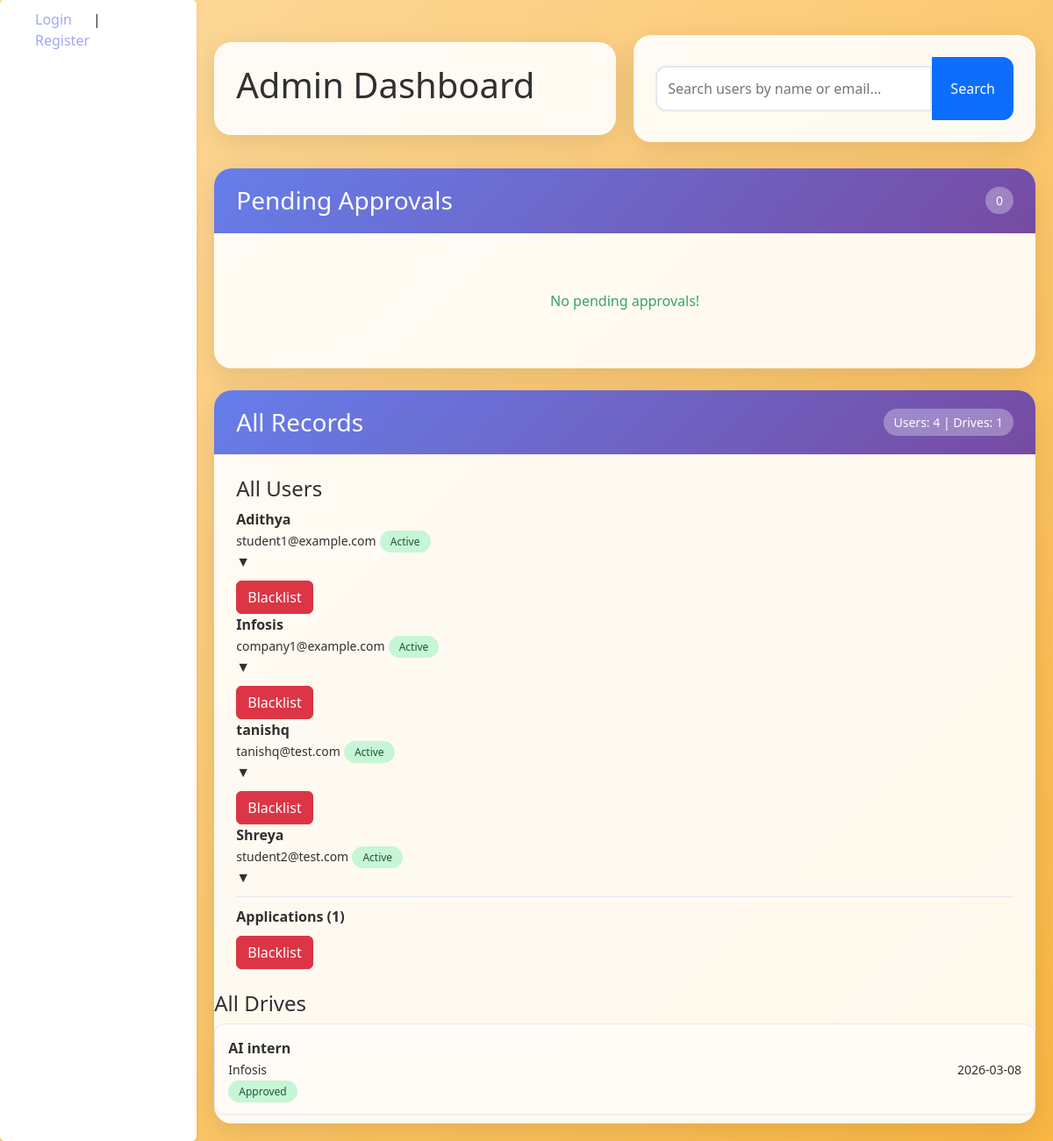
The app's page /admin/dashboard (signed in), older data.
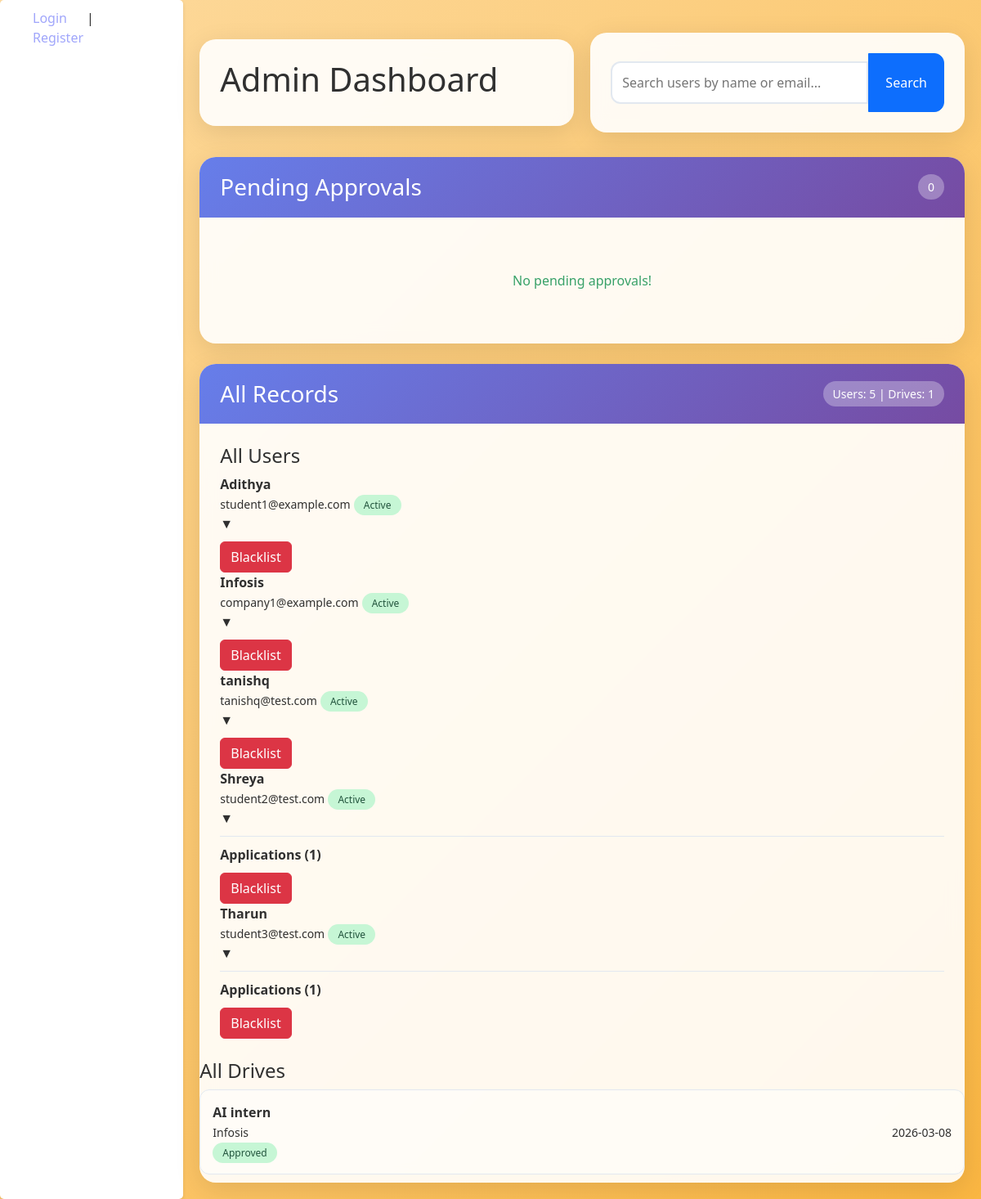
The same page, newer data.
### app.py (models this page shows)
class User(db.Model, UserMixin):
    id = db.Column(db.Integer, primary_key=True)
    email = db.Column(db.String(120), unique=True, nullable=False)
    password = db.Column(db.String(255), nullable=False)
    role = db.Column(db.String(50), nullable=False)
    name = db.Column(db.String(100), nullable=False)
    is_approved = db.Column(db.Boolean, default=False)
    is_active = db.Column(db.Boolean, default=True)

class placementDrive(db.Model):
    __tablename__ = 'placementDrive'
    id = db.Column(db.Integer, primary_key=True)
    company_name = db.Column(db.String(100), nullable=False)
    job_role = db.Column(db.String(100), nullable=False)
    description = db.Column(db.Text, nullable=False)
    eligibility_criteria = db.Column(db.Text, nullable=False)
    application_deadline = db.Column(db.DateTime, nullable=False)
    status = db.Column(db.String(50), default='Pending')
    company_id = db.Column(db.Integer, db.ForeignKey('user.id'), nullable=False)

### app.py (the view)
@app.route('/admin/dashboard')
@login_required
def admin_dashboard():
    if current_user.role != 'admin':
        return redirect(url_for('login'))
    stats = {
        'students': User.query.filter_by(role='student').count(),
        'companies': User.query.filter_by(role='company').count(),
        'drives': placementDrive.query.count(),
        'applications': Application.query.count()
    }
    pending_users = User.query.filter_by(is_approved=False, is_active=True).all()
    pending_drives = placementDrive.query.filter_by(status='Pending').all()
    all_users = User.query.filter(User.role != 'admin').all()
    all_drives = placementDrive.query.all()
    applications_count = {
    u.id: Application.query.filter_by(student_id=u.id).count()
    for u in all_users
    }
    student_profiles = {p.user_id: p for p in studentProfile.query.all()}
    company_profiles = {p.user_id: p for p in companyProfile.query.all()}
    return render_template(
        'admin_dash.html',
        stats=stats,
        pending_users=pending_users,
        pending_drives=pending_drives,
        all_users=all_users,
        all_drives=all_drives,
        student_profiles=student_profiles,
        company_profiles=company_profiles,
        applications_count=applications_count
    )

### app.py (called while the page is built)
@login_manager.user_loader
def load_user(user_id):
    return User.query.get(int(user_id))

### templates/admin_dash.html (shortened to what the changed rows need)
{% extends 'base.html' %}
{% block content %}
<div class="dashboard-wrapper">
    <div class="header-row">
        <div class="title-card">
            <h1>Admin Dashboard</h1>
        </div>
    </div>
    <div class="content-row">
        <div class="function-card">
            <div class="card-header">
                <h3>All Records</h3>
                <span class="count">Users: {{ all_users|length }} | Drives: {{ all_drives|length }}</span>
            </div>
            <div class="card-body">
                <div class="sub-section">
                    <div class="expendable_list">
                        {% for user in all_users[:8] %}
                        <div class="expendable_item">
                            <div class="item_header" onclick="this.parentElement.classList.toggle('expanded')">
                                <div>
                                    <strong>{{ user.name }}</strong><br>
                                    <small>{{ user.email }}</small>
                                    <span class="status-badge
                                        {% if user.is_approved and user.is_active %}status-active
                                        {% elif not user.is_approved and not user.is_active %}status-pending
                                        {% elif not user.is_approved and user.is_active %}status-blacklisted
                                        {% else %}status-unknown{% endif %}">
                                        {% if user.is_approved and user.is_active %}Active
                                        {% elif not user.is_approved and not user.is_active %}Pending
                                        {% elif not user.is_approved and user.is_active %}Blacklisted
                                        {% else %}Unknown{% endif %}
                                    </span>
                                </div>
                                <span class ="toggle_icon">▼</span>
                            </div>
                            <div class="item_details">
                                {% set app_count = applications_count.get(user.id, 0) %}
                                {% if app_count > 0 %}
                                <div style="margin-top: 10px; padding-top: 10px; border-top: 1px solid #e2e8f0;">
                                    <strong>Applications ({{ app_count }})</strong>
                                </div>
                                {% endif %}
                                <div style="margin-top: 10px; display: flex; gap: 10px;">
                                    {% if user.is_approved and user.is_active %}
                                    <a href="{{ url_for('blacklist_user', user_id=user.id) }}" class="btn btn-danger">Blacklist</a>
                                    {% endif %}
                                </div>
                            </div>
                        </div>
                        {% endfor %}
                    </div>
                    </div>
                </div>
                <div class="sub-section">
                    <div style="max-height: 200px; overflow-y: auto;">
                        {% for drive in all_drives[:6] %}
                        <div class="record-row">
                            <div>
                                <strong>{{ drive.job_role }}</strong><br>
                                <small>{{ drive.company_name }}</small>
                                <br><span class="status-badge
                                    {% if drive.status == 'Approved' %}status-approved
                                    {% elif drive.status == 'Pending' %}status-pending
                                    {% else %}status-rejected{% endif %}">
                                    {{ drive.status }}
                                </span>
                            </div>
                            <div>
                                <small>{{ drive.application_deadline.strftime('%Y-%m-%d') }}</small>
                            </div>
                        </div>
                        {% endfor %}
                    </div>
                </div>
            </div>
        </div>
    </div>
</div>
{% endblock %}

Row changes from the older to the newer data that the page shows:
added User: name "Tharun", email "student3@test.com", is_approved "Active", app_count "1"
Text that changed along with them:
{{ all_users|length }}: "4" → "5"
